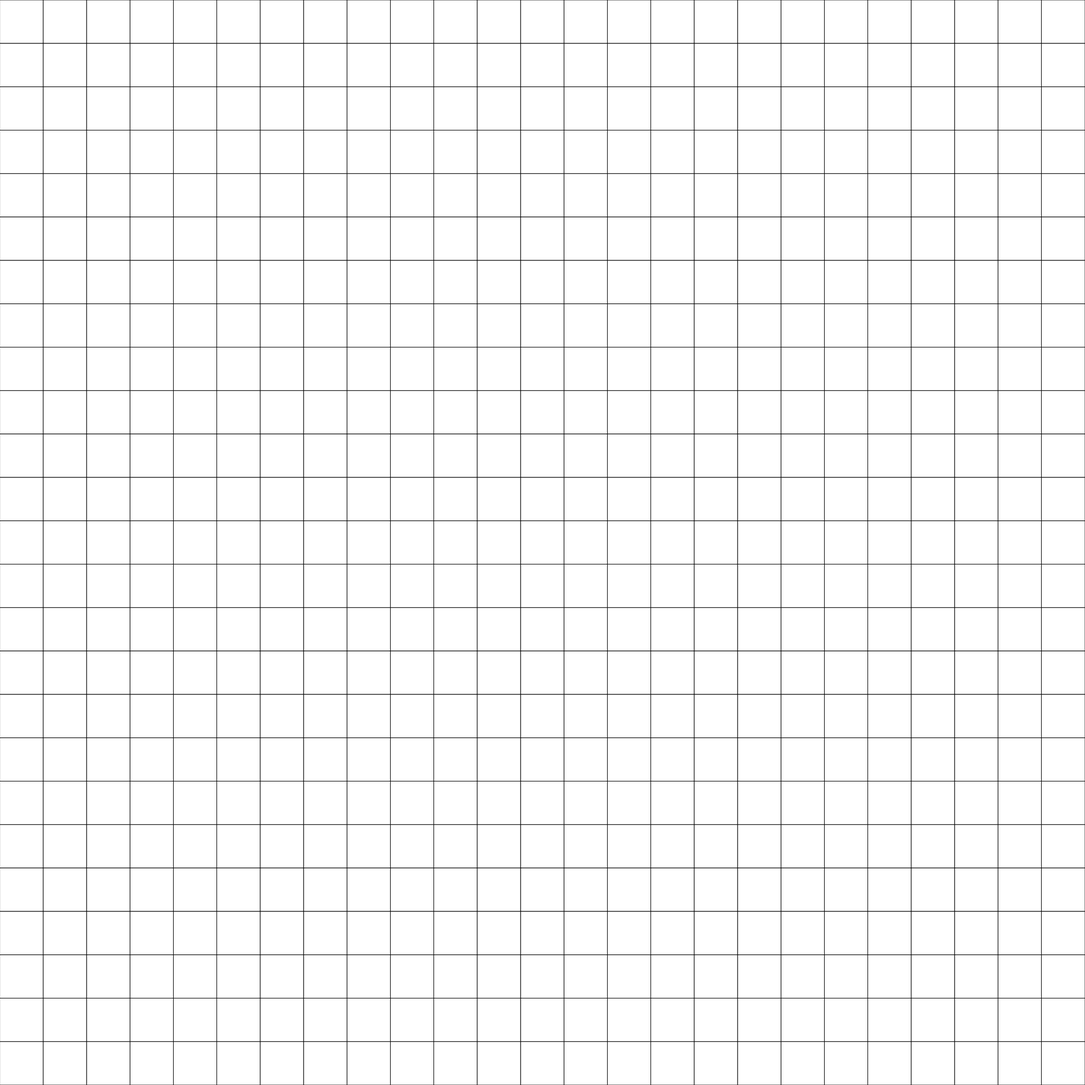
Frame 1 (no input)
Frame 60 (no input): identical to frame 1, image omitted
Frame 120 (the mouse pressed at the canvas centre since frame 60): identical to frame 1, image omitted

The p5.js sketch that drew this single still picture (run headless with seeded random() and noise() and a simulated clock; from frame 60 on, the mouse is pressed at the canvas centre):

// p5.js sketch
// ── sketch.js
let numCols = 25;
let numRows = numCols;
let cellSize;
let escenario = [];

function setup() {
  createCanvas(1980, 1980);
  cellSize = width / numRows;

 
  for (let y = 0; y < numRows; y++) {
    for (let x = 0; x < numCols; x++) {
      let cell = {
        x: x * cellSize,
        y: y * cellSize
      };
      escenario.push(cell);
    }
  }
}

function draw() {
  background(255);


  for (let i = 0; i < escenario.length; i++) {
    let cell = escenario[i];
    fill(255);
    stroke(0);
    rect(cell.x, cell.y, cellSize, cellSize);
  }
}
